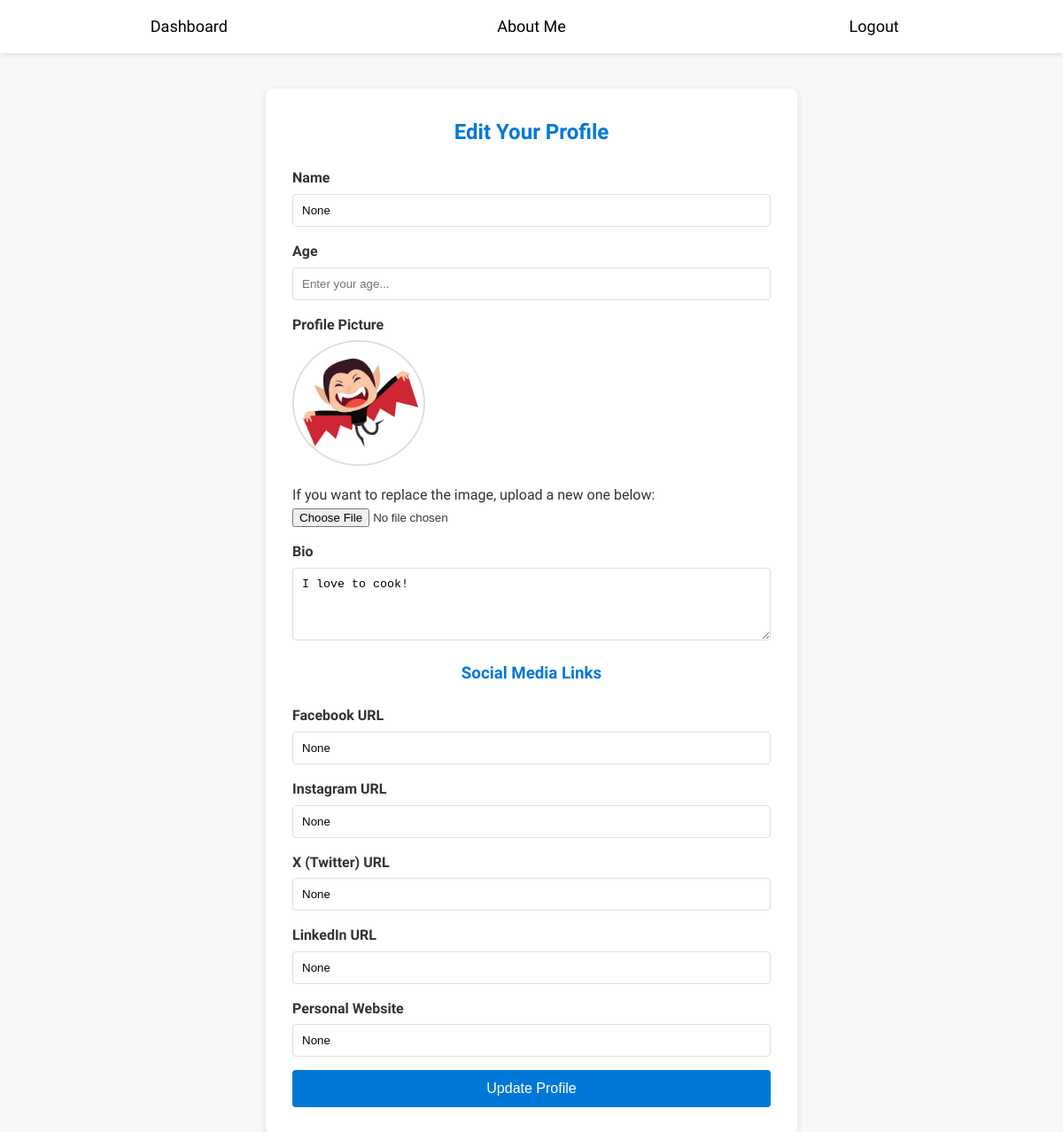
The app's page /edit_profile (signed in) with its own data.
### tables this page shows
CREATE TABLE profiles (
                        id INTEGER PRIMARY KEY AUTOINCREMENT,
                        user_id INTEGER UNIQUE NOT NULL,
                        bio TEXT,
                        profile_image TEXT, name TEXT, age INTEGER, facebook TEXT, instagram TEXT, x TEXT, linkedin TEXT, website TEXT,
                        FOREIGN KEY (user_id) REFERENCES users (id)
                      );

### app.py (the view, shortened to what this page needs)
@app.route('/edit_profile', methods=['GET', 'POST'])
def edit_profile():
    if 'user_id' not in session:
        flash('Please log in to edit your profile.')
        return redirect(url_for('login'))
    db = get_db()
    user_id = session['user_id']
    profile = db.execute("SELECT * FROM profiles WHERE user_id = ?", (user_id,)).fetchone()
    return render_template('edit_profile.html', profile=profile)

### app.py (called while the page is built)
def get_db():
    if 'db' not in g:
        g.db = sqlite3.connect(DATABASE)
        g.db.row_factory = sqlite3.Row
    return g.db

### templates/edit_profile.html (shortened to what this page needs)
<!DOCTYPE html>
<html lang="en">
<head>
    <link rel="stylesheet" href="{{ url_for('static', filename='style.css') }}">
</head>
<body>
    <div class="top-menu">
        <div class="top-menu-content">
            <a href="{{ url_for('dashboard') }}" class="menu-center">Dashboard</a>
            <a href="{{ url_for('aboutme') }}" class="menu-center">About Me</a>
            <a href="{{ url_for('logout') }}" class="menu-center">Logout</a>
        </div>
    </div>
    <div class="main-content">
        <div class="profile-form">
            <h2>Edit Your Profile</h2>
            <form method="POST" enctype="multipart/form-data">
                <label for="name">Name</label>
                <input type="text" id="name" name="name" value="{{ profile['name'] }}" placeholder="Enter your name..." required>
                <label for="age">Age</label>
                <input type="number" id="age" name="age" value="{{ profile['age'] }}" placeholder="Enter your age..." min="0" required>
                <label for="profile_image">Profile Picture</label>
                {% if profile['profile_image'] %}
                    <div class="current-image">
                        <img src="{{ url_for('static', filename=profile['profile_image'].split('static/')[-1]) }}" alt="Current Profile Picture">
                    </div>
                    <p>If you want to replace the image, upload a new one below:</p>
                {% endif %}
                <input type="file" id="profile_image" name="profile_image" accept="image/*">
                <label for="bio">Bio</label>
                <textarea id="bio" name="bio" rows="4" placeholder="Tell us about yourself...">{{ profile['bio'] }}</textarea>
                <h3>Social Media Links</h3>
                <label for="facebook">Facebook URL</label>
                <input type="url" id="facebook" name="facebook" value="{{ profile['facebook'] }}" placeholder="https://facebook.com/yourprofile">
                <label for="instagram">Instagram URL</label>
                <input type="url" id="instagram" name="instagram" value="{{ profile['instagram'] }}" placeholder="https://instagram.com/yourprofile">
                <label for="x">X (Twitter) URL</label>
                <input type="url" id="x" name="x" value="{{ profile['x'] }}" placeholder="https://twitter.com/yourprofile">
                <label for="linkedin">LinkedIn URL</label>
                <input type="url" id="linkedin" name="linkedin" value="{{ profile['linkedin'] }}" placeholder="https://linkedin.com/in/yourprofile">
                <label for="website">Personal Website</label>
                <input type="url" id="website" name="website" value="{{ profile['website'] }}" placeholder="https://yourwebsite.com">
                <button type="submit">Update Profile</button>
            </form>
        </div>
    </div>
</body>
</html>

### static/style.css (style rules this page uses)
* { margin: 0; padding: 0; box-sizing: border-box; }
body, h1, h2, h3, h4, h5, h6, p, ul, li, a { font-family: "Karma", sans-serif; color: #333; }
body { background-color: #f8f8f8; line-height: 1.6; color: #333; }
img { max-width: 100%; height: auto; border: none; vertical-align: middle; }
a { color: #000; text-decoration: none; transition: color 0.3s ease; }
.top-menu { position: fixed; top: 0; width: 100%; background-color: #fff; z-index: 1000; box-shadow: 0 2px 5px rgba(0,0,0,0.1); }
.top-menu-content { max-width: 1200px; margin: auto; display: flex; align-items: center; justify-content: space-around; padding: 0 20px; height: 60px; }
.menu-center { flex: 1; text-align: center; font-size: 18px; padding: 0 10px; position: relative; }
.main-content { margin-top: 80px; padding: 20px; max-width: 1200px; margin-left: auto; margin-right: auto; }
.current-image { margin-bottom: 10px; }
.current-image img { max-width: 200px; height: auto; border-radius: 8px; border: 1px solid #ddd; }
.profile-form { max-width: 600px; margin: 50px auto; background: #fff; padding: 30px; border-radius: 8px; box-shadow: 0 2px 8px rgba(0,0,0,0.1); }
.profile-form h2, .profile-form h3 { text-align: center; margin-bottom: 20px; color: #0078D7; }
.profile-form label { display: block; margin-bottom: 5px; font-weight: bold; }
.profile-form input[type="text"], .profile-form input[type="number"], .profile-form input[type="url"], .profile-form textarea { width: 100%; padding: 10px; margin-bottom: 15px; border: 1px solid #ddd; border-radius: 4px; }
.profile-form input[type="file"] { margin-bottom: 15px; }
.profile-form .current-image img { max-width: 150px; height: auto; border-radius: 50%; border: 2px solid #ddd; margin-bottom: 10px; }
.profile-form button { background-color: #282b2d; color: #fff; padding: 12px 20px; border: none; border-radius: 4px; cursor: pointer; width: 100%; font-size: 16px; }

### templates/edit_profile.html (style rules this page uses)
.profile-form { max-width: 600px; margin: auto; background: #fff; padding: 30px; border-radius: 8px; box-shadow: 0 2px 8px rgba(0,0,0,0.1); }
.profile-form h2 { text-align: center; margin-bottom: 20px; color: #0078D7; }
.profile-form label { display: block; margin-bottom: 5px; font-weight: bold; }
.profile-form input[type="text"], .profile-form input[type="number"], .profile-form input[type="url"], .profile-form textarea { width: 100%; padding: 10px; margin-bottom: 15px; border: 1px solid #ddd; border-radius: 4px; }
.profile-form input[type="file"] { margin-bottom: 15px; }
.profile-form .current-image img { max-width: 150px; height: auto; border-radius: 50%; border: 2px solid #ddd; margin-bottom: 10px; }
.profile-form button { background-color: #0078D7; color: #fff; padding: 12px 20px; border: none; border-radius: 4px; cursor: pointer; width: 100%; font-size: 16px; }

### records on screen
profiles: profile_image (picture), bio "I love to cook!"
